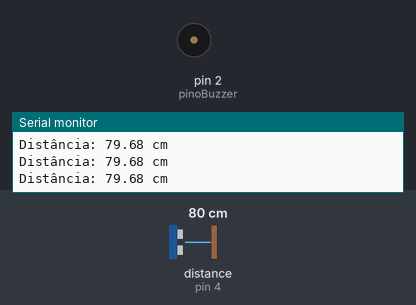
This sketch was run on a simulated Arduino Uno, built with avr-gcc and run on an emulated ATmega328P. Shown: buzzer (waves = sounding), the last lines printed to the serial monitor. Wiring (inferred from the names in the program): ultrasonic range finder: trigger pin 9; echo pin 4. The inputs (shaded band) are chosen by the test bench; at power-on: distance to the obstacle (sensor on pin 4) 80 cm. The echo pulse lasts 58.3 µs per cm.

Above: at 1.3 s.
1.4 s: distance to the obstacle (sensor on pin 4) set to 2 cm
At 2.5 s:
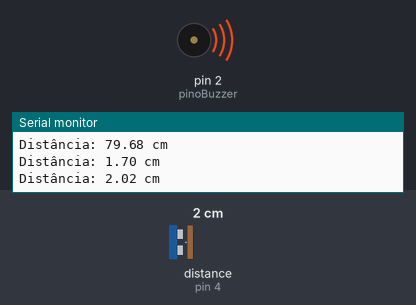
3.0 s: distance to the obstacle (sensor on pin 4) set to 120 cm
At 4.4 s:
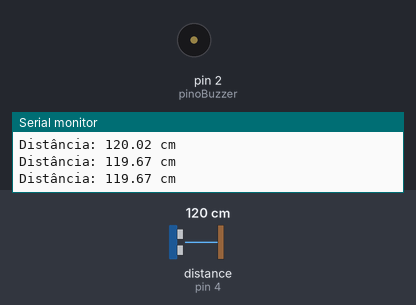
6.0 s: distance to the obstacle (sensor on pin 4) set to 4 cm
At 6.7 s:
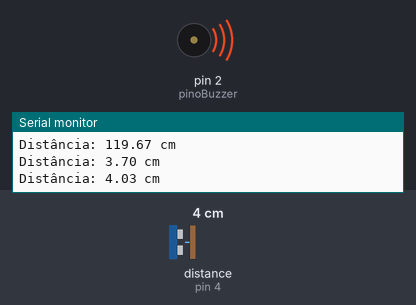
Timing chart, 0 to 9.0 s (numbered marks = the images above; inputs shaded):
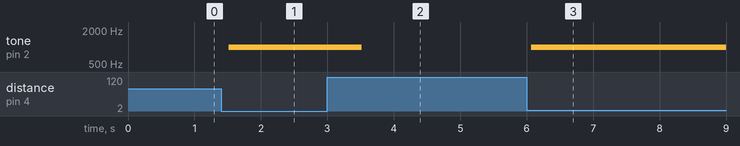

The sketch:

sensordistancia_buzzer.ino
```cpp
const int pinoBuzzer = 2;
const int pinoTrig = 9;
const int pinoEcho = 4;

long duracao;
float distancia;

void setup() {
  Serial.begin(9600);
  pinMode(pinoTrig, OUTPUT);
  pinMode(pinoEcho, INPUT);
}

void loop() {
  digitalWrite(pinoTrig, LOW);
  delayMicroseconds(2);

  digitalWrite(pinoTrig, HIGH);
  delayMicroseconds(10);
  digitalWrite(pinoTrig, LOW);

  duracao = pulseIn(pinoEcho, HIGH);
  distancia = (duracao * 0.0343) / 2.0;

  Serial.print("Distância: ");
  Serial.print(distancia);
  Serial.println(" cm");

  if (distancia <= 10) {
    tone(pinoBuzzer, 1000, 1000);
  } else if (distancia <= 20) {
    tone(pinoBuzzer, 500, 1000);
  } else if (distancia <= 30) {
    tone(pinoBuzzer, 5000, 1000);
  }

  delay(500);
}
```

Measured:
- after the input at 1.4 s, tone on pin 2 (pinoBuzzer): silent → 1000 Hz after 0.12 s
- after the input at 3.0 s, tone on pin 2 (pinoBuzzer): 1000 Hz → silent after 0.52 s
- after the input at 6.0 s, tone on pin 2 (pinoBuzzer): silent → 1000 Hz after 0.07 s
